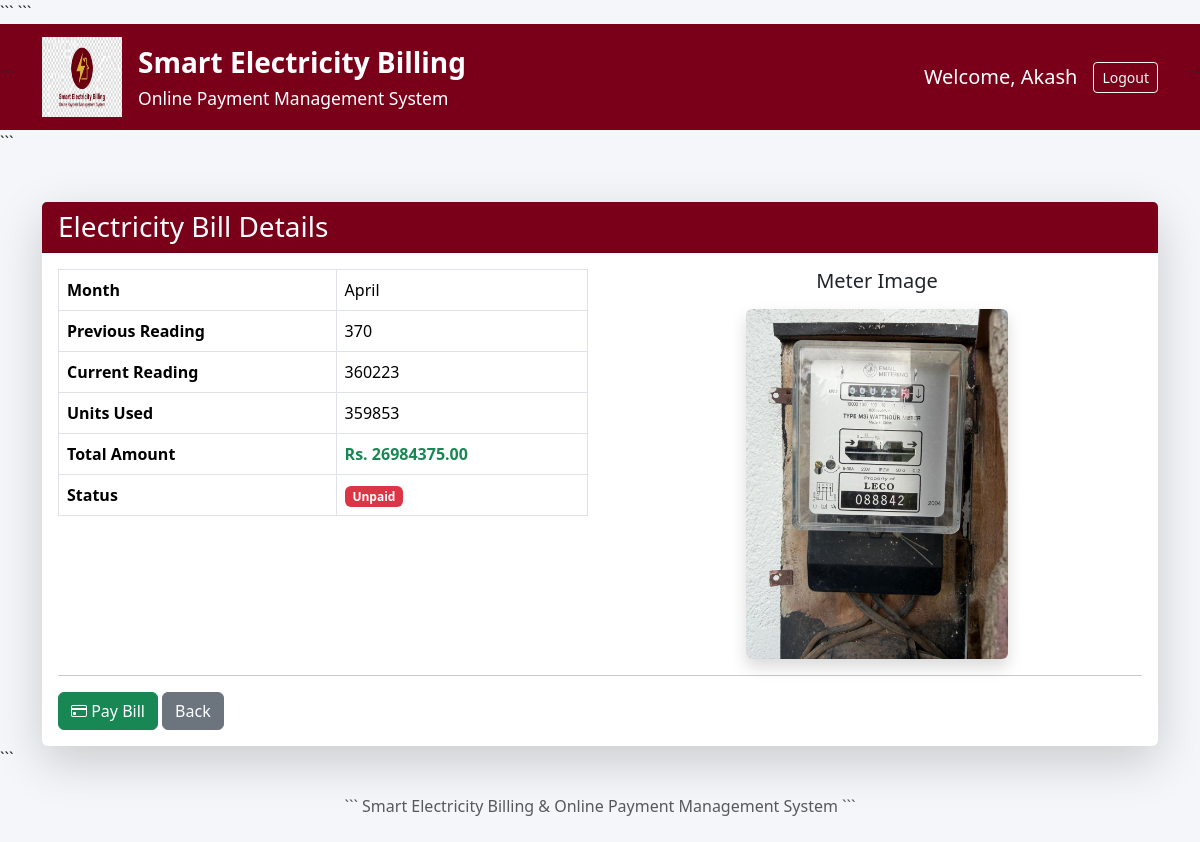
Screenshot of /bill/8/ (signed in) with the database file from the repository.
### billing/models.py (models this page shows, shortened)
class Bill(models.Model):
    user = models.ForeignKey(User, on_delete=models.CASCADE)
    meter_reading = models.ForeignKey(MeterReading, on_delete=models.CASCADE)
    total_amount = models.DecimalField(max_digits=10, decimal_places=2)
    bill_status = models.CharField(max_length=20, default='Unpaid')
    created_at = models.DateTimeField(auto_now_add=True)

class MeterReading(models.Model):
    user = models.ForeignKey(User, on_delete=models.CASCADE)
    month = models.CharField(max_length=20)
    previous_reading = models.IntegerField()
    current_reading = models.IntegerField()
    units_used = models.IntegerField()
    meter_image = models.ImageField(upload_to='meter_images/', blank=True, null=True)
    reading_date = models.DateField(auto_now_add=True)

### billing/views.py (the view)
@login_required
def bill_detail(request, bill_id):
    bill = Bill.objects.get(
        id=bill_id,
        user=request.user
    )
    return render(
        request,
        'billing/bill_detail.html',
        {'bill': bill}
    )

### billing/templates/billing/bill_detail.html (shortened to what this page needs)
{% extends 'billing/base.html' %}
{% block content %}
<div class="container mt-5">
    <div class="card shadow-lg border-0">
        <div class="card-header text-white"
             style="background:#7A0019;">
            <h3 class="mb-0">
                Electricity Bill Details
            </h3>
        </div>
        <div class="card-body">
            <div class="row">
                <div class="col-md-6">
                    <table class="table table-bordered">
                        <tr>
                            <th>Month</th>
                            <td>{{ bill.meter_reading.month }}</td>
                        </tr>
                        <tr>
                            <th>Previous Reading</th>
                            <td>{{ bill.meter_reading.previous_reading }}</td>
                        </tr>
                        <tr>
                            <th>Current Reading</th>
                            <td>{{ bill.meter_reading.current_reading }}</td>
                        </tr>
                        <tr>
                            <th>Units Used</th>
                            <td>{{ bill.meter_reading.units_used }}</td>
                        </tr>
                        <tr>
                            <th>Total Amount</th>
                            <td>
                                <strong class="text-success">
                                    Rs. {{ bill.total_amount }}
                                </strong>
                            </td>
                        </tr>
                        <tr>
                            <th>Status</th>
                            <td>
                                {% if bill.bill_status == "Paid" %}
                                <span class="badge bg-success">
                                    Paid
                                </span>
                                {% else %}
                                <span class="badge bg-danger">
                                    Unpaid
                                </span>
                                {% endif %}
                            </td>
                        </tr>
                    </table>
                </div>
                <div class="col-md-6 text-center">
                    <h5 class="mb-3">
                        Meter Image
                    </h5>
                    {% if bill.meter_reading.meter_image %}
                    <img
                        src="{{ bill.meter_reading.meter_image.url }}"
                        class="img-fluid rounded shadow"
                        style="max-height:350px;"
                    >
                    {% else %}
                    <div class="alert alert-warning">
                        No meter image uploaded.
                    </div>
                    {% endif %}
                </div>
            </div>
            <hr>
            <div class="mt-3">
                {% if bill.bill_status == "Unpaid" %}
                    <a href="{% url 'make_payment' bill.id %}"
                       class="btn btn-success">
                        <i class="bi bi-credit-card"></i>
                        Pay Bill
                    </a>
                {% endif %}
                <a href="{% url 'bill_history' %}"
                   class="btn btn-secondary">
                    Back
                </a>
            </div>
        </div>
    </div>
</div>
{% endblock %}

### billing/templates/billing/base.html (shortened to what this page needs)
{% load static %}
<!DOCTYPE html>
<html lang="en">
<head>
<link href="https://cdn.jsdelivr.net/npm/bootstrap@5.3.3/dist/css/bootstrap.min.css"
      rel="stylesheet">
<link rel="stylesheet"
      href="https://cdn.jsdelivr.net/npm/bootstrap-icons@1.11.3/font/bootstrap-icons.min.css">
```
</head>
<body style="background:#f4f6f9;">
<nav class="navbar navbar-expand-lg navbar-dark"
     style="background:#7A0019;">
<div class="container">
    <a class="navbar-brand d-flex align-items-center"
       href="/">
        <img src="{% static 'images/logo.png' %}"
             width="80"
             height="80"
             class="me-3">
        <div>
            <div class="fw-bold fs-3">
                Smart Electricity Billing
            </div>
            <small class="text-white">
                Online Payment Management System
            </small>
        </div>
    </a>
   {% if user.is_authenticated %}
<div class="d-flex align-items-center">
    <span class="text-white fs-5 me-3">
        Welcome, {{ user.username }}
    </span>
    <form method="post"
          action="{% url 'logout' %}">
        <button type="submit"
                class="btn btn-outline-light btn-sm">
            Logout
        </button>
    </form>
</div>
{% endif %}
</div>
```
</nav>
<div class="container-fluid p-0">
```
{% block content %}
{% endblock %}
```
</div>
<footer class="text-center text-muted py-4">
```
Smart Electricity Billing & Online Payment Management System
```
</footer>
</body>
</html>

### rows the page displays
Bill: meter_reading.month "April", meter_reading.previous_reading "370", meter_reading.current_reading "360223", meter_reading.units_used "359853", total_amount "26984375.00", meter_reading.meter_image (picture)

### other values shown
{{ user.username }} "Akash"
